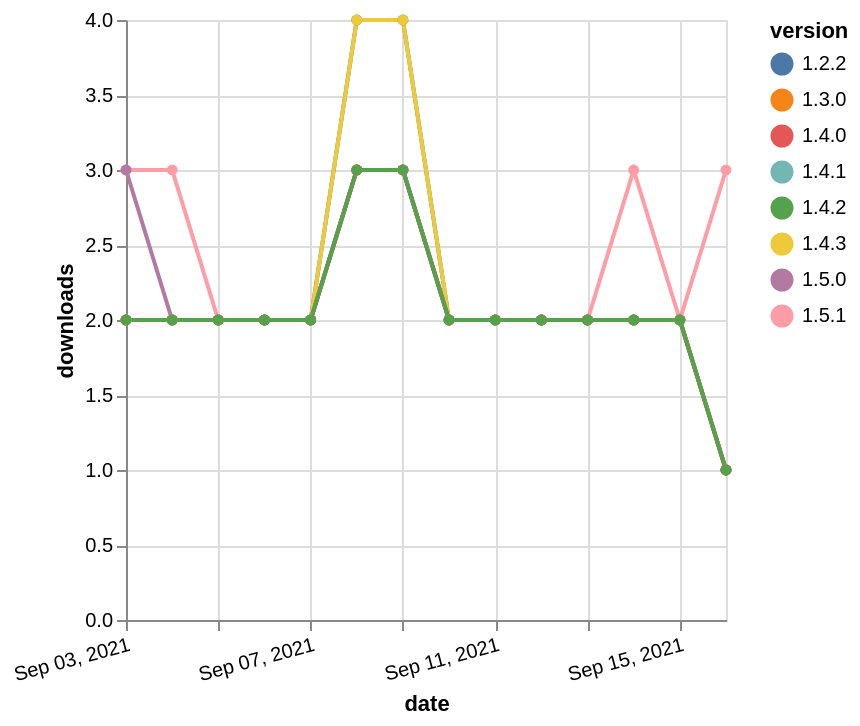

Express this chart as Vega-Lite.
### Vega-Lite specification from a JSON file in a GitHub repository (floating-point values rounded to 4 significant figures)
{"$schema": "https://vega.github.io/schema/vega-lite/v5.json", "description": "A simple bar chart with embedded data.", "data": {"values": [{"date": "2021-09-03", "total": 57, "delta": 3, "version": "1.5.1"}, {"date": "2021-09-04", "total": 60, "delta": 3, "version": "1.5.1"}, {"date": "2021-09-05", "total": 62, "delta": 2, "version": "1.5.1"}, {"date": "2021-09-06", "total": 64, "delta": 2, "version": "1.5.1"}, {"date": "2021-09-07", "total": 66, "delta": 2, "version": "1.5.1"}, {"date": "2021-09-08", "total": 69, "delta": 3, "version": "1.5.1"}, {"date": "2021-09-09", "total": 72, "delta": 3, "version": "1.5.1"}, {"date": "2021-09-10", "total": 74, "delta": 2, "version": "1.5.1"}, {"date": "2021-09-11", "total": 76, "delta": 2, "version": "1.5.1"}, {"date": "2021-09-12", "total": 78, "delta": 2, "version": "1.5.1"}, {"date": "2021-09-13", "total": 80, "delta": 2, "version": "1.5.1"}, {"date": "2021-09-14", "total": 83, "delta": 3, "version": "1.5.1"}, {"date": "2021-09-15", "total": 85, "delta": 2, "version": "1.5.1"}, {"date": "2021-09-16", "total": 88, "delta": 3, "version": "1.5.1"}, {"date": "2021-09-03", "total": 997, "delta": 2, "version": "1.3.0"}, {"date": "2021-09-04", "total": 999, "delta": 2, "version": "1.3.0"}, {"date": "2021-09-05", "total": 1001, "delta": 2, "version": "1.3.0"}, {"date": "2021-09-06", "total": 1003, "delta": 2, "version": "1.3.0"}, {"date": "2021-09-07", "total": 1005, "delta": 2, "version": "1.3.0"}, {"date": "2021-09-08", "total": 1008, "delta": 3, "version": "1.3.0"}, {"date": "2021-09-09", "total": 1011, "delta": 3, "version": "1.3.0"}, {"date": "2021-09-10", "total": 1013, "delta": 2, "version": "1.3.0"}, {"date": "2021-09-11", "total": 1015, "delta": 2, "version": "1.3.0"}, {"date": "2021-09-12", "total": 1017, "delta": 2, "version": "1.3.0"}, {"date": "2021-09-13", "total": 1019, "delta": 2, "version": "1.3.0"}, {"date": "2021-09-14", "total": 1021, "delta": 2, "version": "1.3.0"}, {"date": "2021-09-15", "total": 1023, "delta": 2, "version": "1.3.0"}, {"date": "2021-09-16", "total": 1024, "delta": 1, "version": "1.3.0"}, {"date": "2021-09-03", "total": 985, "delta": 2, "version": "1.4.1"}, {"date": "2021-09-04", "total": 987, "delta": 2, "version": "1.4.1"}, {"date": "2021-09-05", "total": 989, "delta": 2, "version": "1.4.1"}, {"date": "2021-09-06", "total": 991, "delta": 2, "version": "1.4.1"}, {"date": "2021-09-07", "total": 993, "delta": 2, "version": "1.4.1"}, {"date": "2021-09-08", "total": 996, "delta": 3, "version": "1.4.1"}, {"date": "2021-09-09", "total": 999, "delta": 3, "version": "1.4.1"}, {"date": "2021-09-10", "total": 1001, "delta": 2, "version": "1.4.1"}, {"date": "2021-09-11", "total": 1003, "delta": 2, "version": "1.4.1"}, {"date": "2021-09-12", "total": 1005, "delta": 2, "version": "1.4.1"}, {"date": "2021-09-13", "total": 1007, "delta": 2, "version": "1.4.1"}, {"date": "2021-09-14", "total": 1009, "delta": 2, "version": "1.4.1"}, {"date": "2021-09-15", "total": 1011, "delta": 2, "version": "1.4.1"}, {"date": "2021-09-16", "total": 1012, "delta": 1, "version": "1.4.1"}, {"date": "2021-09-03", "total": 1392, "delta": 2, "version": "1.2.2"}, {"date": "2021-09-04", "total": 1394, "delta": 2, "version": "1.2.2"}, {"date": "2021-09-05", "total": 1396, "delta": 2, "version": "1.2.2"}, {"date": "2021-09-06", "total": 1398, "delta": 2, "version": "1.2.2"}, {"date": "2021-09-07", "total": 1400, "delta": 2, "version": "1.2.2"}, {"date": "2021-09-08", "total": 1404, "delta": 4, "version": "1.2.2"}, {"date": "2021-09-09", "total": 1408, "delta": 4, "version": "1.2.2"}, {"date": "2021-09-10", "total": 1410, "delta": 2, "version": "1.2.2"}, {"date": "2021-09-11", "total": 1412, "delta": 2, "version": "1.2.2"}, {"date": "2021-09-12", "total": 1414, "delta": 2, "version": "1.2.2"}, {"date": "2021-09-13", "total": 1416, "delta": 2, "version": "1.2.2"}, {"date": "2021-09-14", "total": 1418, "delta": 2, "version": "1.2.2"}, {"date": "2021-09-15", "total": 1420, "delta": 2, "version": "1.2.2"}, {"date": "2021-09-16", "total": 1421, "delta": 1, "version": "1.2.2"}, {"date": "2021-09-03", "total": 798, "delta": 2, "version": "1.4.3"}, {"date": "2021-09-04", "total": 800, "delta": 2, "version": "1.4.3"}, {"date": "2021-09-05", "total": 802, "delta": 2, "version": "1.4.3"}, {"date": "2021-09-06", "total": 804, "delta": 2, "version": "1.4.3"}, {"date": "2021-09-07", "total": 806, "delta": 2, "version": "1.4.3"}, {"date": "2021-09-08", "total": 810, "delta": 4, "version": "1.4.3"}, {"date": "2021-09-09", "total": 814, "delta": 4, "version": "1.4.3"}, {"date": "2021-09-10", "total": 816, "delta": 2, "version": "1.4.3"}, {"date": "2021-09-11", "total": 818, "delta": 2, "version": "1.4.3"}, {"date": "2021-09-12", "total": 820, "delta": 2, "version": "1.4.3"}, {"date": "2021-09-13", "total": 822, "delta": 2, "version": "1.4.3"}, {"date": "2021-09-14", "total": 824, "delta": 2, "version": "1.4.3"}, {"date": "2021-09-15", "total": 826, "delta": 2, "version": "1.4.3"}, {"date": "2021-09-16", "total": 827, "delta": 1, "version": "1.4.3"}, {"date": "2021-09-03", "total": 84, "delta": 3, "version": "1.5.0"}, {"date": "2021-09-04", "total": 86, "delta": 2, "version": "1.5.0"}, {"date": "2021-09-05", "total": 88, "delta": 2, "version": "1.5.0"}, {"date": "2021-09-06", "total": 90, "delta": 2, "version": "1.5.0"}, {"date": "2021-09-07", "total": 92, "delta": 2, "version": "1.5.0"}, {"date": "2021-09-08", "total": 95, "delta": 3, "version": "1.5.0"}, {"date": "2021-09-09", "total": 98, "delta": 3, "version": "1.5.0"}, {"date": "2021-09-10", "total": 100, "delta": 2, "version": "1.5.0"}, {"date": "2021-09-11", "total": 102, "delta": 2, "version": "1.5.0"}, {"date": "2021-09-12", "total": 104, "delta": 2, "version": "1.5.0"}, {"date": "2021-09-13", "total": 106, "delta": 2, "version": "1.5.0"}, {"date": "2021-09-14", "total": 108, "delta": 2, "version": "1.5.0"}, {"date": "2021-09-15", "total": 110, "delta": 2, "version": "1.5.0"}, {"date": "2021-09-16", "total": 111, "delta": 1, "version": "1.5.0"}, {"date": "2021-09-03", "total": 992, "delta": 2, "version": "1.4.0"}, {"date": "2021-09-04", "total": 994, "delta": 2, "version": "1.4.0"}, {"date": "2021-09-05", "total": 996, "delta": 2, "version": "1.4.0"}, {"date": "2021-09-06", "total": 998, "delta": 2, "version": "1.4.0"}, {"date": "2021-09-07", "total": 1000, "delta": 2, "version": "1.4.0"}, {"date": "2021-09-08", "total": 1003, "delta": 3, "version": "1.4.0"}, {"date": "2021-09-09", "total": 1006, "delta": 3, "version": "1.4.0"}, {"date": "2021-09-10", "total": 1008, "delta": 2, "version": "1.4.0"}, {"date": "2021-09-11", "total": 1010, "delta": 2, "version": "1.4.0"}, {"date": "2021-09-12", "total": 1012, "delta": 2, "version": "1.4.0"}, {"date": "2021-09-13", "total": 1014, "delta": 2, "version": "1.4.0"}, {"date": "2021-09-14", "total": 1016, "delta": 2, "version": "1.4.0"}, {"date": "2021-09-15", "total": 1018, "delta": 2, "version": "1.4.0"}, {"date": "2021-09-16", "total": 1019, "delta": 1, "version": "1.4.0"}, {"date": "2021-09-03", "total": 1114, "delta": 2, "version": "1.4.2"}, {"date": "2021-09-04", "total": 1116, "delta": 2, "version": "1.4.2"}, {"date": "2021-09-05", "total": 1118, "delta": 2, "version": "1.4.2"}, {"date": "2021-09-06", "total": 1120, "delta": 2, "version": "1.4.2"}, {"date": "2021-09-07", "total": 1122, "delta": 2, "version": "1.4.2"}, {"date": "2021-09-08", "total": 1125, "delta": 3, "version": "1.4.2"}, {"date": "2021-09-09", "total": 1128, "delta": 3, "version": "1.4.2"}, {"date": "2021-09-10", "total": 1130, "delta": 2, "version": "1.4.2"}, {"date": "2021-09-11", "total": 1132, "delta": 2, "version": "1.4.2"}, {"date": "2021-09-12", "total": 1134, "delta": 2, "version": "1.4.2"}, {"date": "2021-09-13", "total": 1136, "delta": 2, "version": "1.4.2"}, {"date": "2021-09-14", "total": 1138, "delta": 2, "version": "1.4.2"}, {"date": "2021-09-15", "total": 1140, "delta": 2, "version": "1.4.2"}, {"date": "2021-09-16", "total": 1141, "delta": 1, "version": "1.4.2"}]}, "width": "container", "mark": {"type": "line", "point": {"filled": true}}, "encoding": {"x": {"field": "date", "type": "temporal", "timeUnit": "yearmonthdate", "title": "date", "axis": {"labelAngle": -15}}, "y": {"field": "delta", "type": "quantitative", "title": "downloads"}, "color": {"field": "version", "type": "nominal"}, "tooltip": {"field": "delta"}}}
